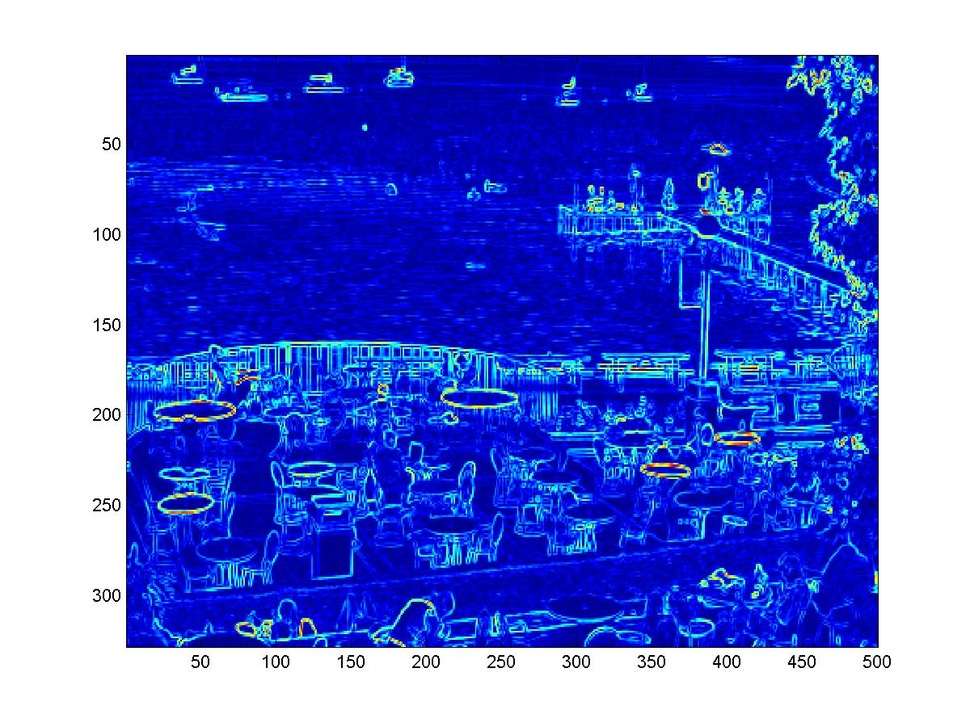
%> input picture HW3/qu.2a.jpg, 970 x 727 px, shrunk from 1200 x 900 before the run
$ octave --eval "result = imenergy(imread('qu.2a.jpg'));"   (GNU Octave 9; MATLAB toolbox functions it lacks are replaced by stand-ins)
%> lines starting %> are read from the running program, lines starting %| are printed output that depends on the picture
function E = imenergy( I )
%Compute the energy function
%computes the energy image E from an RGB image I

J = rgb2gray(im2double(I));
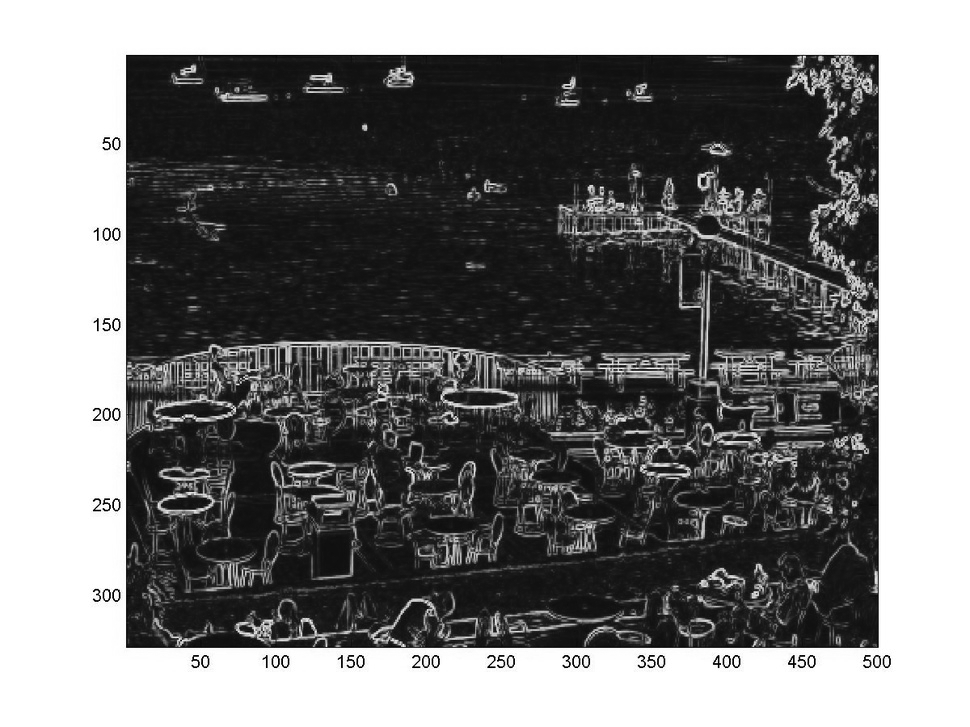
%> J: size 727x970 double; min 0, max 1, mean 0.478
Gmag = imgradient(J);
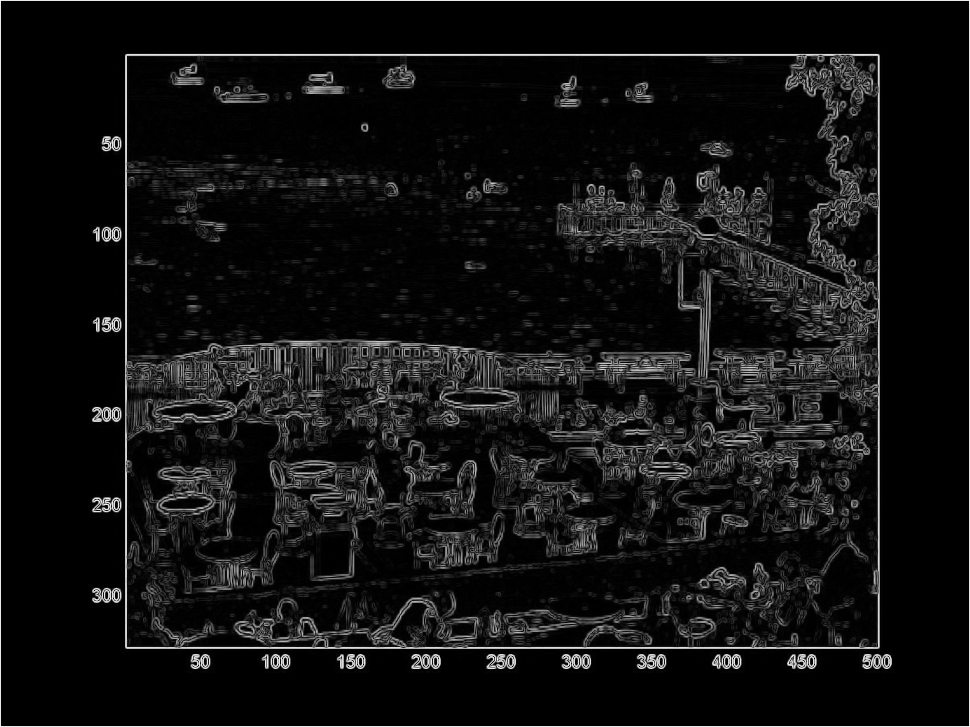
%> Gmag: size 727x970 double; min 0, max 4.37, mean 0.32; drawn with min black and max white
E=Gmag;

end

$ run again, on HW3/qu.4a.jpg
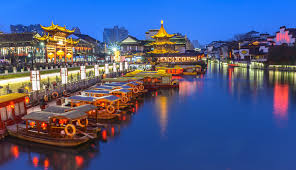
%> input picture HW3/qu.4a.jpg, 296 x 170 px
%> in imenergy, `J = rgb2gray(im2double(I));`:
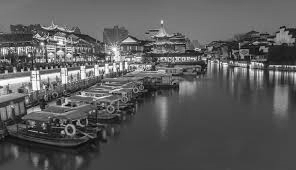
%> J: size 170x296 double; min 0.0046, max 1, mean 0.358
%> in imenergy, `Gmag = imgradient(J);`:
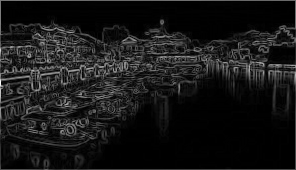
%> Gmag: size 170x296 double; min 0, max 3.94, mean 0.369; drawn with min black and max white
